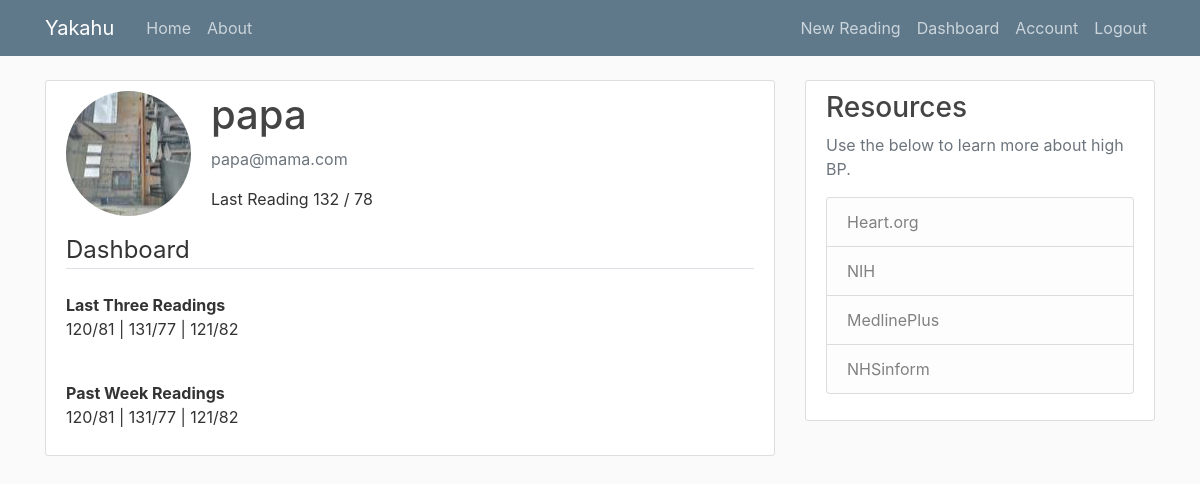
The app's page /dashboard (signed in), older data.
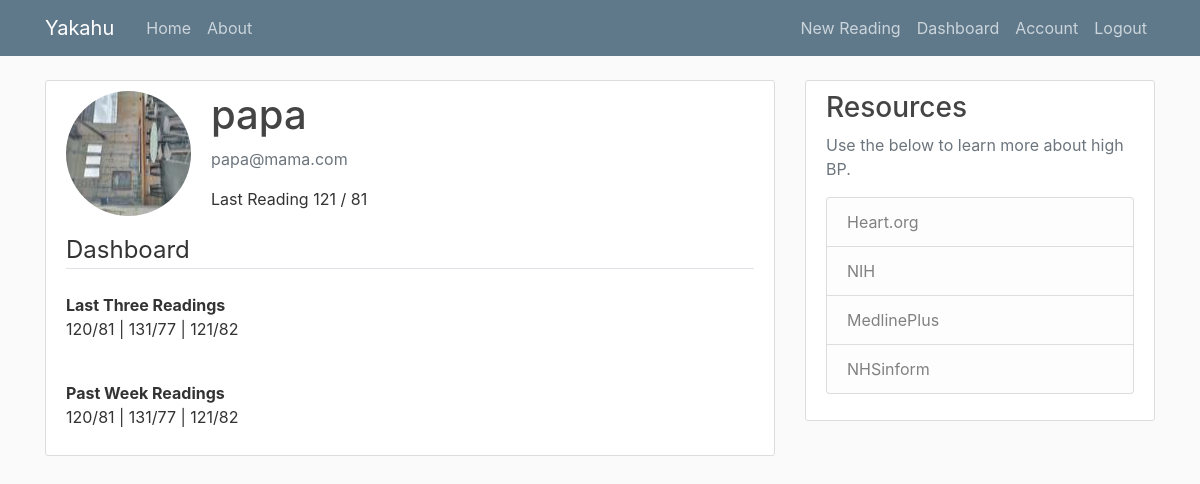
The same page, newer data.
### mbp/models.py (models this page shows, shortened)
class Reading(db.Model):
    id = db.Column(db.Integer, primary_key=True)
    sys = db.Column(db.String(3), nullable=False)
    dia = db.Column(db.String(3), nullable=False)
    notes = db.Column(db.Text, nullable=False)
    date_posted = db.Column(db.DateTime, nullable=False, default=datetime.utcnow)
    user_id = db.Column(db.Integer, db.ForeignKey('user.id'), nullable=False)

### mbp/users/routes.py (the view)
@users.route('/dashboard')
@login_required
def dashboard():
    image_file = url_for('static', filename='profile_pics/' + current_user.image_file)
    lreading = Reading.query.order_by(Reading.id.desc()).first()
    return render_template('dashboard.html', title='Dashboard', image_file=image_file, lreading=lreading) #reading=reading, user=user)

### mbp/models.py (called while the page is built)
@login_manager.user_loader
def load_user(user_id):
    return User.query.get(int(user_id))

### mbp/templates/dashboard.html
{% extends "base.html" %}
{% block content %}
<div class="content-section">
  <div class="media">
    <img class="rounded-circle account-img" src="{{ image_file }}">
    <div class="media-body">
      <h2 class="account-heading">{{ current_user.username }}</h2>
      <p class="text-secondary">{{ current_user.email }}</p>
      <p>Last Reading {{ lreading.sys }} / {{ lreading.dia}}</p>
    </div>
  </div>
  <legend class="border-bottom mb-4">Dashboard</legend>
  <text class="font-weight-bold">Last Three Readings</text>
  <p>120/81 | 131/77 | 121/82</p>
  <br />
  <text class="font-weight-bold">Past Week Readings</text>
  <p>120/81 | 131/77 | 121/82</p>
</div>
{% endblock content %}

Row changes from the older to the newer data that the page shows:
no longer on this page (row edited): Reading: sys "132", dia "78"
added Reading: sys "121", dia "81"
